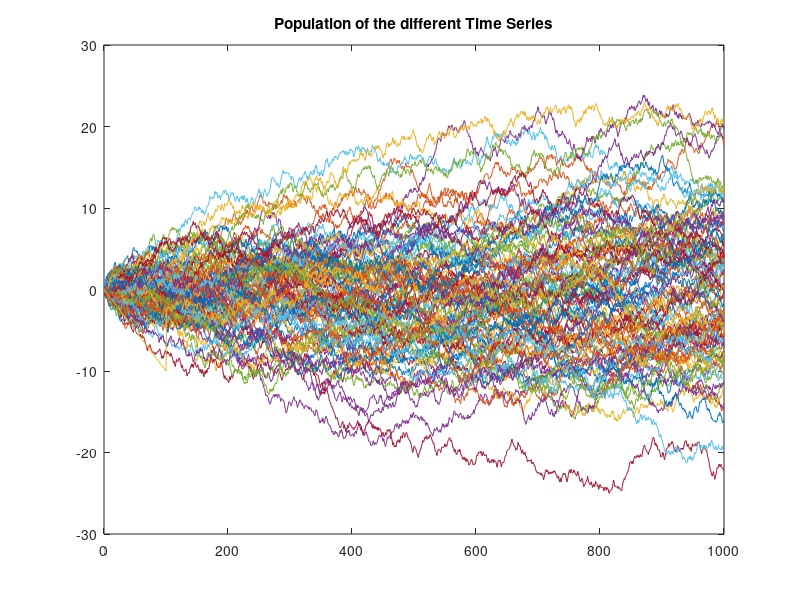

Write the MATLAB code that produced this figure. (Note: this script raises an error after producing the figure.)
clear
clc

N = 1000; %number of observations.
d = 100; %length of sequence of values.
npeer = 30;

rng(42);
X = rand(N, d)-0.5;
X = cumsum(X);
plot(X);
hold on;
i = 1;
distort = 100;
X(:,i) = [-cumsum(repmat(0.1,distort,i)); X((distort+1):N,i)];
plot(X(:,i));
title('Population of the different Time Series');
drawnow;

scores = [];
for time = 1:N
    pg = PeerGroup( X, time, i, npeer);
    [Pij, Vij] = CentroidPeerGroup( X, pg, time );
    Sij = Statistic(X(:,i), time);
    score = Score(Sij, Pij, Vij);
    fprintf('done for time %d\n', time);
    scores(end+1) = score;
end

figure;
plot((X(:,1) - mean(X(:,1)))/std(X(:,1)));
hold on;
plot(scores);
legend('norm TS', 'score');
title('The Time Series of interest and its related PGA score');